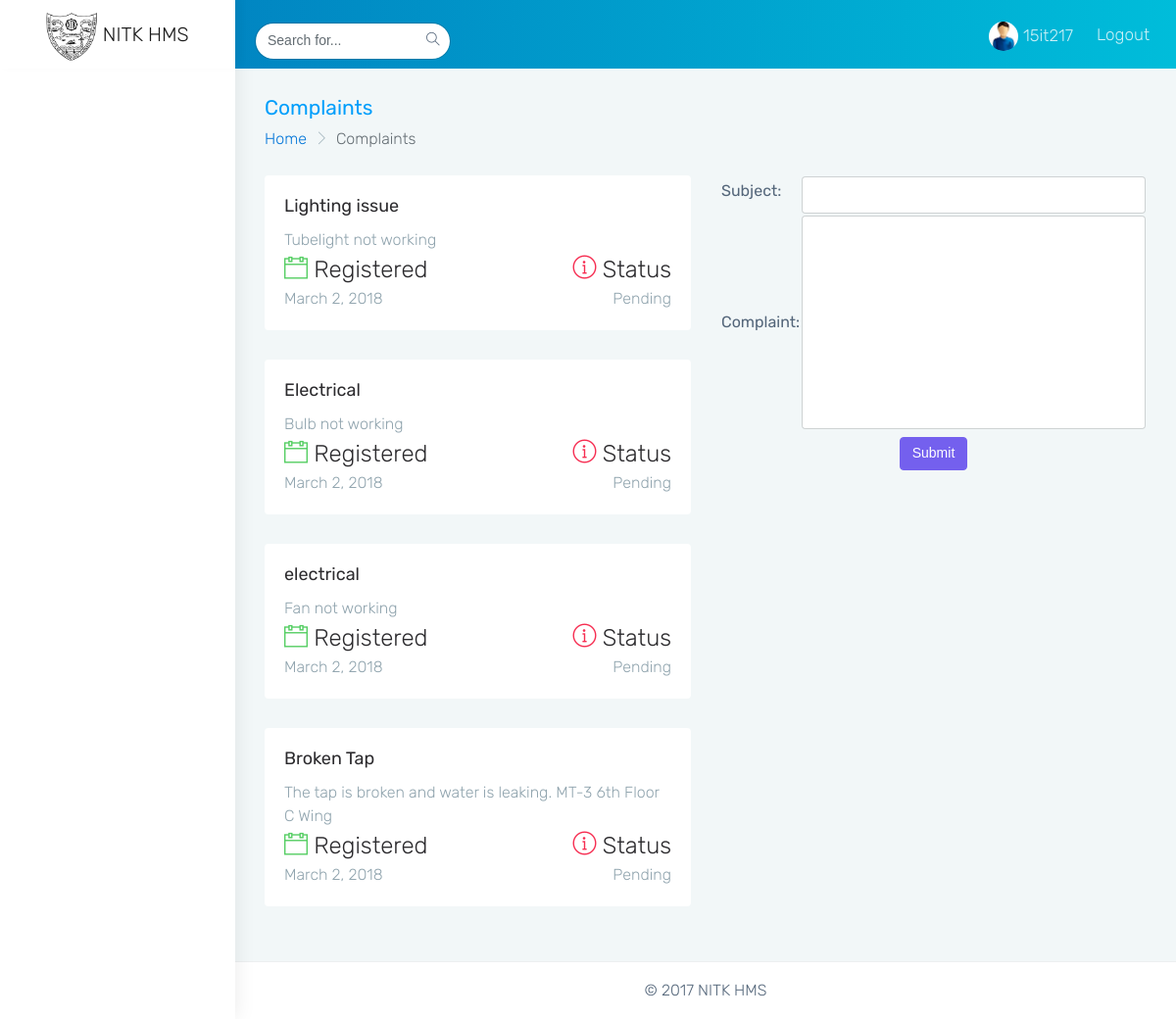
Page /hms/complaints/ (signed in) on the earlier database version.
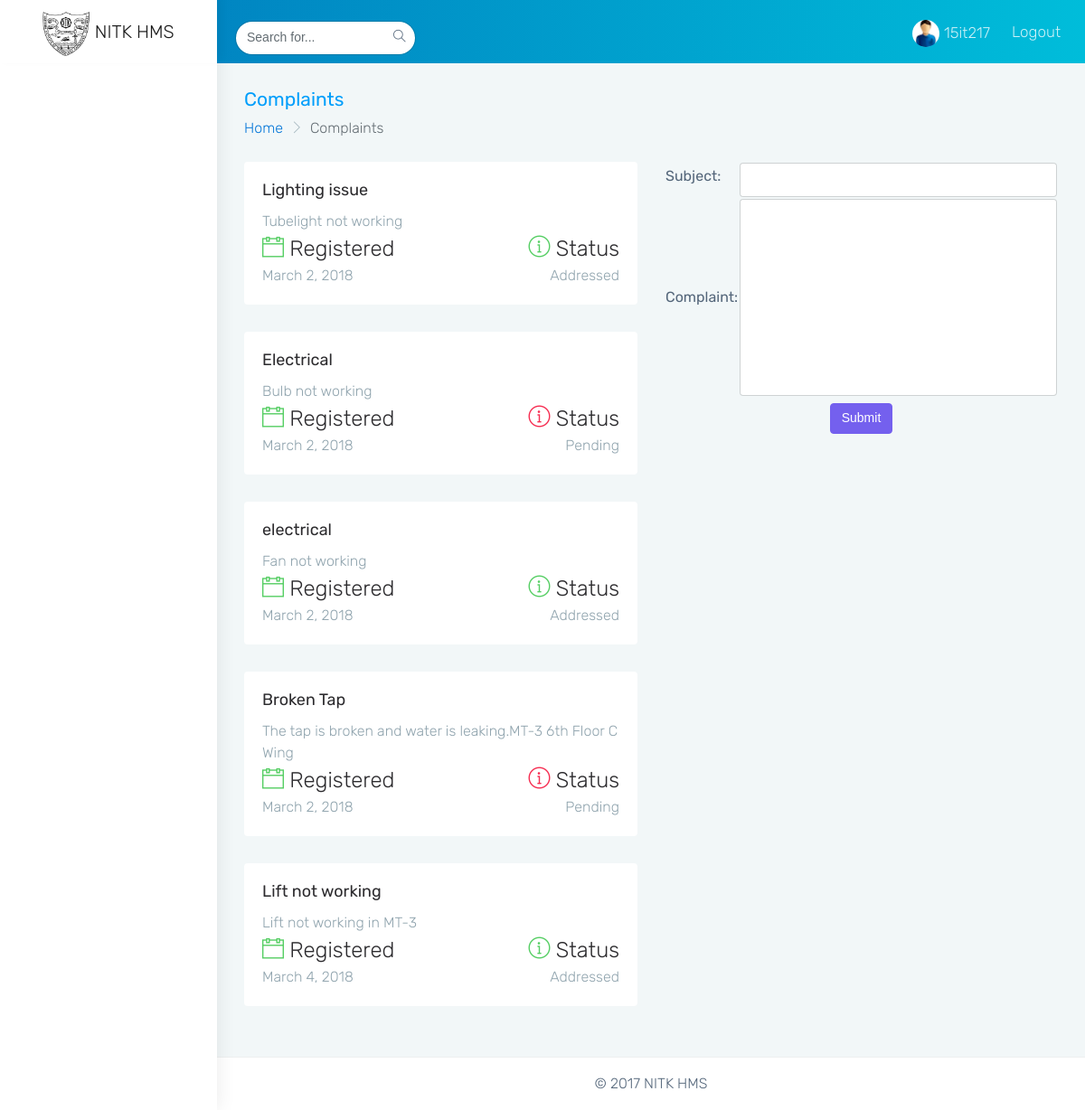
Same page on the later database version.
### HMSApp/models.py (models this page shows, shortened)
class Complaint(models.Model):
	subject = models.CharField(max_length=255)
	complaint = models.TextField()
	status = models.CharField(max_length=50)
	student = models.ForeignKey(Student, on_delete=models.CASCADE)
	date = models.DateTimeField(auto_now_add=True, null=True)

### HMSApp/views.py (the view)
class HostelComplaintsView(View):
	form_class = ComplaintForm
	def get(self, request):
		form = self.form_class
		complaints = Complaint.objects.filter(student=request.user.student)
		return render(request, 'HMSApp/complaints.html', {'form':form, 'complaints':complaints})
	def post(self, request):
		form = self.form_class(request.POST)
		complaint = form.save(commit=False)
		complaint.student = request.user.student
		complaint.status = "Pending"
		complaint.save()
		return redirect('/hms/complaints')

### HMSApp/templatetags/extra_filters.py (called while the page is built)
@register.filter(name='addcss')
def addcss(field, css):
	if 'readonly' in css:
		return field.as_widget(attrs={"class":css, 'readonly':'readonly'})
	return field.as_widget(attrs={"class":css,})

### HMSApp/templates/HMSApp/complaints.html (shortened to what this page needs)
{% extends 'HMSApp/index.html' %}
{% load extra_filters %}
{% block dashboard %}
	<div class="row page-titles">
	    <div class="col-md-6 col-8 align-self-center">
	        <h3 class="text-themecolor m-b-0 m-t-0">Complaints</h3>
	        <ol class="breadcrumb">
	            <li class="breadcrumb-item"><a href="javascript:void(0)">Home</a></li>
	            <li class="breadcrumb-item active">Complaints</li>
	        </ol>
	    </div>
	</div>
	<div class="row">
                    <div class="col-sm">
                    {% for comp in complaints %}
                     <div class="row">
                      <div class="col-sm">
                      <a href='#'>
                        <div class="card" >
                            <div class="card-block">
                                <h4 class="card-title">{{comp.subject}}</h4>
                                <div class="text-left">
                                    <span class="text-muted">{{comp.complaint}}</span>
                                </div>
                                <div>
                                 <div class="text-left" style='display: inline-block;'>
                                    <h2 class="font-light m-b-0"><i class="ti-calendar text-success"></i> Registered</h2>
                                    <span class="text-muted">{{comp.date.date}}</span>
                                </div>
                                <div class="text-right" style='display: inline-block; float: right'>
                                    <h2 class="font-light m-b-0"><i class="ti-info-alt text-{%  if comp.status == 'Pending' %}danger{% else %}success{% endif %}"></i> Status</h2>
                                    <span class="text-muted">{{comp.status}}</span>
                                </div>
                              	</div>
                            </div>
                        </div>
                      </a>
                     </div>
                     </div>
                     {% endfor %}
                    </div>
                    <div class="col-sm">
                        <form method="POST" action="">
						<table>
						{% for element in form %}
						<tr>
							<td>{{ element.label_tag }}</td><td>{{ element|addcss:"form-control" }}</td>
						</tr>
						{% endfor %}
						</table>
						<center><input type="submit" name="" class='btn btn-primary'></center>
						</form>
                    </div>
                </div>
{% endblock %}

Differences in the rows shown:
changed Complaint "Lighting issue": status "Pending" → "Addressed"
changed Complaint "electrical": status "Pending" → "Addressed"
changed Complaint "Broken Tap": complaint "The tap is broken and water is leaking. MT-3 6th Floor C Wing" → "The tap is broken and water is leaking.MT-3 6th Floor C Wing"
added Complaint: subject "Lift not working", complaint "Lift not working in MT-3", date "March 4, 2018", status "Addressed"
